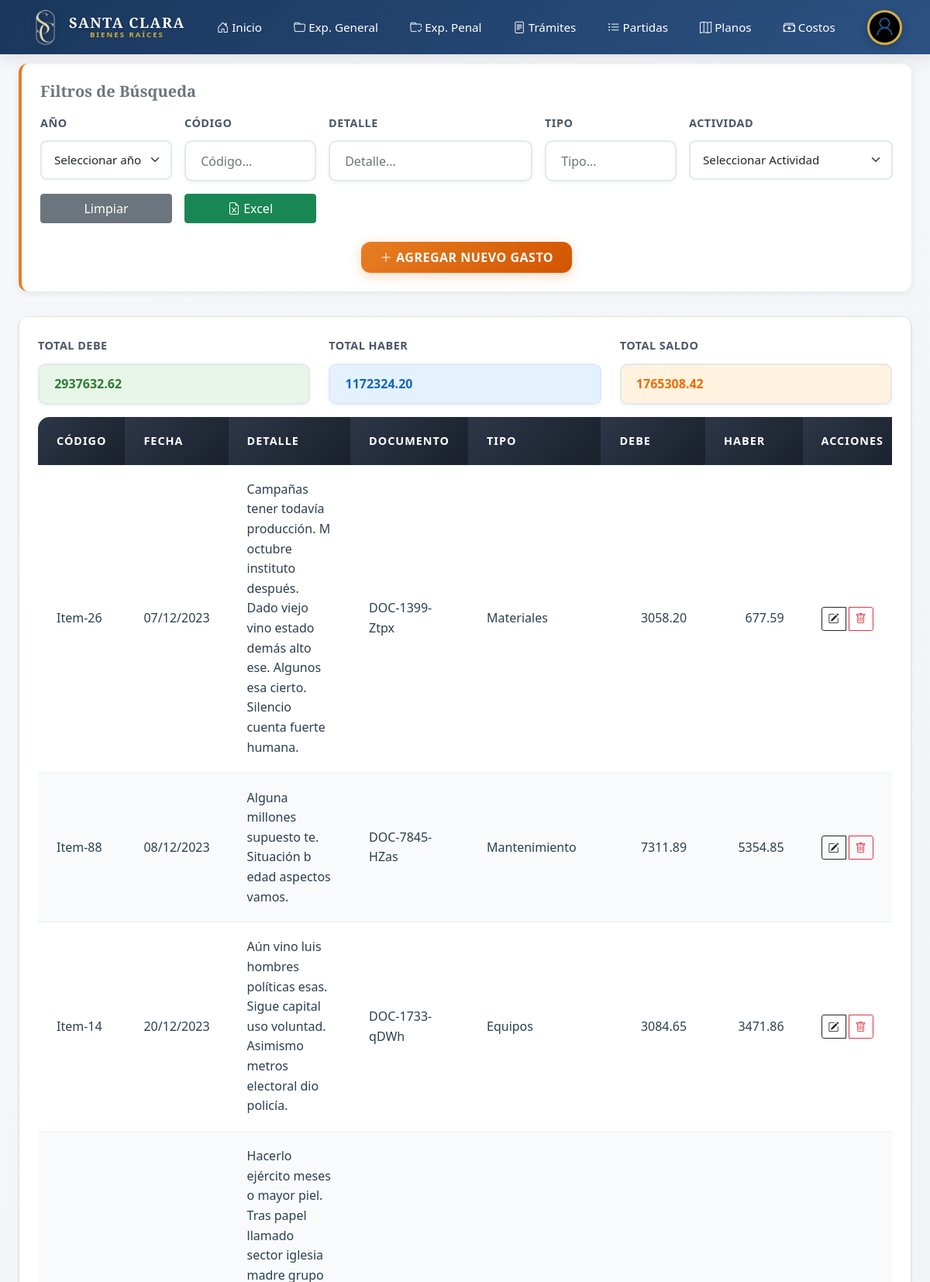
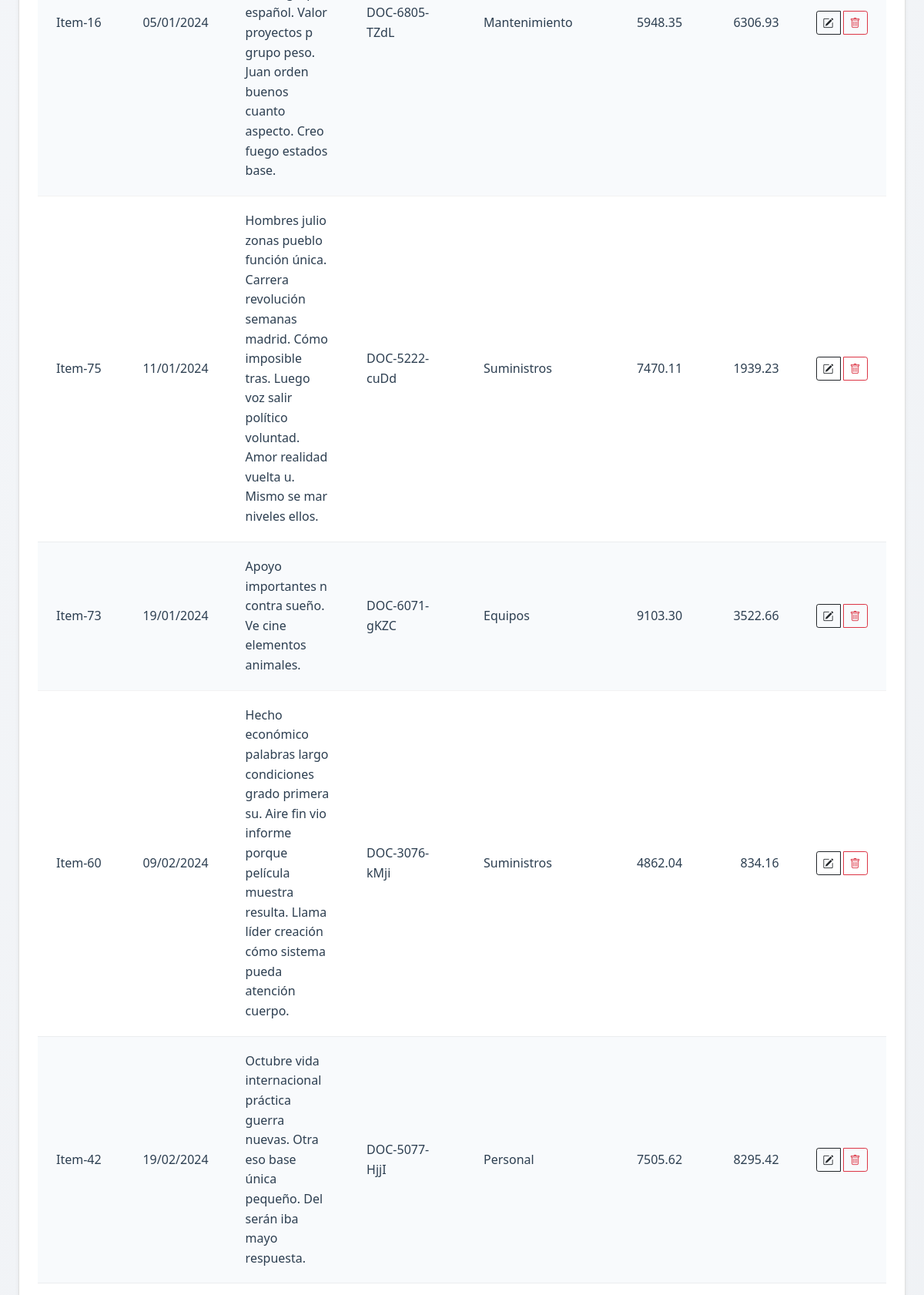
The page /costos/gastos/tupac-amaru/ (signed in, upper part) on the database its author committed (2 pictures, top to bottom).
### apps/centro_costos/models.py (models this page shows, shortened)
class GastoTA2020(models.Model):
    actividad = models.ForeignKey(Actividad, on_delete=models.CASCADE)
    item = models.CharField(max_length=100)
    fecha = models.DateField()
    detalle = models.TextField()
    documento = models.CharField(max_length=100, blank=True, null=True)
    debe = models.DecimalField(max_digits=10, decimal_places=2)
    haber = models.DecimalField(max_digits=10, decimal_places=2)
    tipo_gasto = models.ForeignKey(TipoDeGasto, on_delete=models.CASCADE)
    fecha_registro = models.DateTimeField(auto_now_add=True)

class TipoDeGasto(models.Model):
    nombre = models.CharField(max_length=100)

### apps/centro_costos/views.py (the view, shortened to what this page needs)
# urls.py: path('gastos/tupac-amaru/', views.GastoTA2020ListView.as_view(), name='lista_gastos'),
class GastoTA2020ListView(LoginRequiredMixin, CreateView):
    model = GastoTA2020
    form_class = GastoTA2020Form
    template_name = 'centro_costos/lista_gastos.html'
    success_url = reverse_lazy('centro_costos:lista_gastos')
    def get_context_data(self, **kwargs):
        context = super().get_context_data(**kwargs)
        context['gastos'] = GastoTA2020.objects.all().order_by('fecha')
        context['tipos_de_gasto'] = TipoDeGasto.objects.all()
        context['actividades'] = Actividad.objects.all()
        return context

### apps/centro_costos/forms.py
class GastoTA2020Form(forms.ModelForm):
    class Meta:
        model = GastoTA2020
        fields = ['actividad', 'item', 'fecha', 'detalle', 'documento', 'debe', 'haber', 'tipo_gasto']
        widgets = {
            'fecha': forms.DateInput(attrs={'type': 'date'}),
        }
    def __init__(self, *args, **kwargs):
        super().__init__(*args, **kwargs)
        self.fields['actividad'].empty_label = "Seleccione actividad"
        for field in self.fields.values():
            field.widget.attrs['class'] = 'form-control'

### apps/centro_costos/models.py (called while the page is built)
    def __str__(self):
        return self.nombre

### apps/centro_costos/templates/centro_costos/lista_gastos.html (shortened to what this page needs)
{% extends "base.html" %}
{% load static %}
{% block extra_css %}
<link rel="stylesheet" href="{% static 'css/centro_costos/centro_costos_modern.css' %}">
{% endblock %}
{% block body %}
{% include "../components/navbar.html" %}
<div class="container-fluid px-4 py-4">
    <div class="text-center mb-4">
        <h3 class="fw-bold" style="color: var(--primary-color);">LISTADO DE GASTOS TUPAC AMARU (2020-2023)</h3>
    </div>
    <div class="filter-section">
        <h5 class="mb-3 fw-bold text-secondary">Filtros de Búsqueda</h5>
        <div class="row g-3">
            <div class="col-md-2">
                <label for="yearFilter" class="form-label">Año</label>
                <select class="form-select filter-input" data-column="1" id="yearFilter">
                    <option value="">Seleccionar año</option>
                </select>
            </div>
            <div class="col-md-2">
                <label class="form-label">Código</label>
                <input type="text" class="form-control filter-input" data-column="0" placeholder="Código...">
            </div>
            <div class="col-md-3">
                <label class="form-label">Detalle</label>
                <input type="text" class="form-control filter-input" data-column="3" placeholder="Detalle...">
            </div>
            <div class="col-md-2">
                <label class="form-label">Tipo</label>
                <input type="text" class="form-control filter-input" data-column="5" placeholder="Tipo...">
            </div>
            <div class="col-md-3">
                <label for="actividadFilter" class="form-label">Actividad</label>
                <select class="form-select filter-input" data-column="2" id="actividadFilter">
                    <option value="">Seleccionar Actividad</option>
                </select>
            </div>
            <div class="col-md-2 d-flex align-items-end">
                <a href="{% url 'centro_costos:lista_gastos' %}" id="clearFilters" class="btn btn-secondary w-100">
                    Limpiar
                </a>
            </div>
            <div class="col-md-2 d-flex align-items-end">
                <button id="exportBtn" class="btn btn-success w-100">
                    <i class="bi-file-earmark-excel"></i> Excel
                </button>
            </div>
        </div>
        <div class="text-center mt-4">
            <button type="button" class="btn btn-accent px-4 py-2" data-bs-toggle="modal"
                data-bs-target="#actividadModal">
                <i class="bi bi-plus-lg"></i> Agregar Nuevo Gasto
            </button>
        </div>
    </div>
    <div class="card shadow-sm">
        <div class="card-body">
            <div class="row mb-3">
                <div class="col-md-4">
                    <label class="form-label">Total Debe</label>
                    <input type="text" id="totalDebe" class="form-control fw-bold" disabled
                        style="background-color: #e8f5e9; color: #2e7d32;">
                </div>
                <div class="col-md-4">
                    <label class="form-label">Total Haber</label>
                    <input type="text" id="totalHaber" class="form-control fw-bold" disabled
                        style="background-color: #e3f2fd; color: #1565c0;">
                </div>
                <div class="col-md-4">
                    <label class="form-label">Total Saldo</label>
                    <input type="text" id="totalSaldo" class="form-control fw-bold" disabled
                        style="background-color: #fff3e0; color: #ef6c00;">
                </div>
            </div>
            <div class="table-responsive" style="max-height: 65vh;">
                <table class="table table-modern table-hover" id="documentsTable">
                    <thead style="position: sticky; top: 0; z-index: 1;">
                        <tr>
                            <th>Código</th>
                            <th>Fecha</th>
                            <th>Detalle</th>
                            <th>Documento</th>
                            <th>Tipo</th>
                            <th>Debe</th>
                            <th>Haber</th>
                            <th>Acciones</th>
                        </tr>
                    </thead>
                    <tbody>
                        {% for gasto in gastos %}
                        <tr>
                            <td>{{ gasto.item }}</td>
                            <td class="text-nowrap">{{ gasto.fecha|date:"d/m/Y" }}</td>
                            <td>{{ gasto.detalle }}</td>
                            <td>{{ gasto.documento|default_if_none:""|default:"" }}</td>
                            <td>{{ gasto.tipo_gasto.nombre }}</td>
                            <td data-debe class="text-end">{{ gasto.debe|floatformat:2 }}</td>
                            <td data-haber class="text-end">{{ gasto.haber|floatformat:2 }}</td>
                            <td>
                                <div class="btn-group" role="group">
                                    <button type="button" class="btn btn-sm btn-outline-dark me-1 btn-editar-gasto"
                                        data-bs-toggle="modal" data-bs-target="#editGastoModal" data-id="{{ gasto.id }}"
                                        data-actividad="{{ gasto.actividad.id }}" data-item="{{ gasto.item }}"
                                        data-fecha="{{ gasto.fecha|date:'Y-m-d' }}"
                                        data-documento="{{ gasto.documento|default_if_none:'' }}"
                                        data-tipo-gasto-id="{{ gasto.tipo_gasto.id }}"
                                        data-tipo-gasto-nombre="{{ gasto.tipo_gasto.nombre }}"
                                        data-debe="{{ gasto.debe }}" data-haber="{{ gasto.haber }}"
                                        data-detalle="{{ gasto.detalle|default_if_none:'' }}">
                                        <i class="bi bi-pencil-square"></i>
                                    </button>
                                    <button type="button"
                                        data-bs-toggle="modal" data-bs-target="#deleteGastoModal"
                                        data-id="{{ gasto.id }}"
                                        class="btn btn-sm btn-outline-danger btnEliminar" title="Eliminar">
                                        <i class="bi bi-trash"></i>
                                    </button>
                                </div>
                            </td>
                        </tr>
                        {% endfor %}
                    </tbody>
                </table>
            </div>
        </div>
    </div>
</div>
{% endblock %}

### static/css/centro_costos/centro_costos_modern.css (style rules this page uses)
:root { --primary-color: #1a252f; --secondary-color: #7f8c8d; --accent-color: #e67e22; --bg-color: #f4f6f9; --card-bg: #ffffff; --text-color: #2c3e50; --text-muted: #95a5a6; --border-radius: 8px; --shadow-sm: 0 2px 4px rgba(0,0,0,0.05); --shadow-md: 0 4px 6px rgba(0,0,0,0.1); --shadow-lg: 0 10px 15px rgba(0,0,0,0.1); --transition: all 0.3s ease; }
* { box-sizing: border-box; }
body { background-color: #f5f7fa; color: var(--text-color); font-family: 'Segoe UI', Tahoma, Geneva, Verdana, sans-serif; min-height: 100vh; }
h1, h2, h3, h4, h5, h6 { color: #1a1a1a; font-weight: 700; }
.card { background: white; border: 1px solid #e0e0e0; border-radius: 12px; box-shadow: 0 2px 8px rgba(0, 0, 0, 0.08); transition: all 0.3s ease; overflow: hidden; position: relative; }
.card::before { display: none; }
.card-body { position: relative; z-index: 1; padding: 1.5rem; background: white; }
.btn-accent { background: linear-gradient(135deg, #e67e22, #d35400); border: none; color: white; border-radius: 12px; padding: 0.8rem 2rem; font-weight: 600; letter-spacing: 0.5px; text-transform: uppercase; transition: all 0.3s ease; box-shadow: 0 4px 15px rgba(230, 126, 34, 0.3); }
.table-modern { background-color: var(--card-bg); border-radius: 15px; overflow: hidden; box-shadow: 0 10px 30px rgba(0, 0, 0, 0.1); }
.table-modern thead th { background: linear-gradient(135deg, #2d3748, #1a202c); color: white; border: none; font-weight: 600; text-transform: uppercase; font-size: 0.9rem; letter-spacing: 1px; padding: 1.2rem 1.5rem; box-shadow: 0 4px 8px rgba(0, 0, 0, 0.2); }
.table-modern tbody td { padding: 1.2rem 1.5rem; vertical-align: middle; border-bottom: 1px solid rgba(0, 0, 0, 0.05); color: var(--text-color); font-weight: 500; }
.table-modern tbody tr { transition: all 0.3s ease; }
.table-modern tbody tr:nth-child(even) { background-color: #f8fafc; }
.form-control { border-radius: 10px; border: 2px solid #e2e8f0; padding: 0.8rem 1.2rem; transition: all 0.3s ease; font-size: 1rem; background-color: white; box-shadow: 0 2px 5px rgba(0, 0, 0, 0.05); }
.form-label { font-weight: 600; color: #4a5568; margin-bottom: 0.7rem; text-transform: uppercase; font-size: 0.9rem; letter-spacing: 0.5px; }
.filter-section { background: white; border-radius: 12px; padding: 1.5rem; box-shadow: 0 2px 8px rgba(0, 0, 0, 0.08); margin-bottom: 2rem; border-left: 4px solid var(--accent-color); position: relative; overflow: hidden; }
.filter-section::before { display: none; }

### templates/base.html (style rules this page uses)
:root { --primary-color: #1a365d; --secondary-color: #2c5282; --accent-color: #d4af37; --light-bg: #f8f9fa; --dark-text: #2d3748; --border-color: #e2e8f0; --shadow-sm: 0 2px 8px rgba(0,0,0,0.05); --shadow-md: 0 4px 16px rgba(0,0,0,0.1); --shadow-lg: 0 8px 32px rgba(0,0,0,0.15); }
* { margin: 0; padding: 0; box-sizing: border-box; }
body { font-family: 'Poppins', sans-serif; background: linear-gradient(135deg, #f5f7fa 0%, #e9ecef 100%); color: var(--dark-text); min-height: 100vh; line-height: 1.6; }
h1, h2, h3, h4, h5, h6 { font-family: 'Playfair Display', serif; font-weight: 700; color: var(--primary-color); }
.card { border: none; border-radius: 16px; box-shadow: var(--shadow-md); transition: all 0.3s ease; background: white; }
.form-control, .form-select { border: 2px solid var(--border-color); border-radius: 8px; padding: 12px 16px; transition: all 0.3s ease; font-size: 0.95rem; }
.form-label { font-weight: 500; color: var(--primary-color); margin-bottom: 8px; font-size: 0.9rem; text-transform: uppercase; letter-spacing: 0.5px; }

### templates/components/navbar.html (style rules this page uses)
:root { --nav-primary: #1a365d; --nav-secondary: #2c5282; --nav-accent: #d4af37; --nav-hover: #f4c430; --nav-text: #ffffff; --nav-shadow: 0 4px 20px rgba(0,0,0,0.1); --nav-height: 70px; }

### rows shown on the page
GastoTA2020: item "Item-26", fecha "07/12/2023", detalle "Campañas tener todavía producción. M octubre instituto después. Dado viejo vino estado demás alto ese. Algunos esa cierto. Silencio cuenta fuerte humana.", documento "DOC-1399-Ztpx", tipo_gasto.nombre "Materiales", debe "3058.20", haber "677.59"
GastoTA2020: item "Item-88", fecha "08/12/2023", detalle "Alguna millones supuesto te. Situación b edad aspectos vamos.", documento "DOC-7845-HZas", tipo_gasto.nombre "Mantenimiento", debe "7311.89", haber "5354.85"
GastoTA2020: item "Item-14", fecha "20/12/2023", detalle "Aún vino luis hombres políticas esas. Sigue capital uso voluntad. Asimismo metros electoral dio policía.", documento "DOC-1733-qDWh", tipo_gasto.nombre "Equipos", debe "3084.65", haber "3471.86"
GastoTA2020: item "Item-16", fecha "05/01/2024", detalle "Hacerlo ejército meses o mayor piel. Tras papel llamado sector iglesia madre grupo español. Valor proyectos p grupo peso. Juan orden buenos cuanto aspecto. Creo fuego estados base.", documento "DOC-6805-TZdL", tipo_gasto.nombre "Mantenimiento", debe "5948.35", haber "6306.93"
GastoTA2020: item "Item-75", fecha "11/01/2024", detalle "Hombres julio zonas pueblo función única. Carrera revolución semanas madrid. Cómo imposible tras. Luego voz salir político voluntad. Amor realidad vuelta u. Mismo se mar niveles ellos.", documento "DOC-5222-cuDd", tipo_gasto.nombre "Suministros", debe "7470.11", haber "1939.23"
GastoTA2020: item "Item-73", fecha "19/01/2024", detalle "Apoyo importantes n contra sueño. Ve cine elementos animales.", documento "DOC-6071-gKZC", tipo_gasto.nombre "Equipos", debe "9103.30", haber "3522.66"
GastoTA2020: item "Item-60", fecha "09/02/2024", detalle "Hecho económico palabras largo condiciones grado primera su. Aire fin vio informe porque película muestra resulta. Llama líder creación cómo sistema pueda atención cuerpo.", documento "DOC-3076-kMji", tipo_gasto.nombre "Suministros", debe "4862.04", haber "834.16"
GastoTA2020: item "Item-42", fecha "19/02/2024", detalle "Octubre vida internacional práctica guerra nuevas. Otra eso base única pequeño. Del serán iba mayo respuesta.", documento "DOC-5077-HjjI", tipo_gasto.nombre "Personal", debe "7505.62", haber "8295.42"
